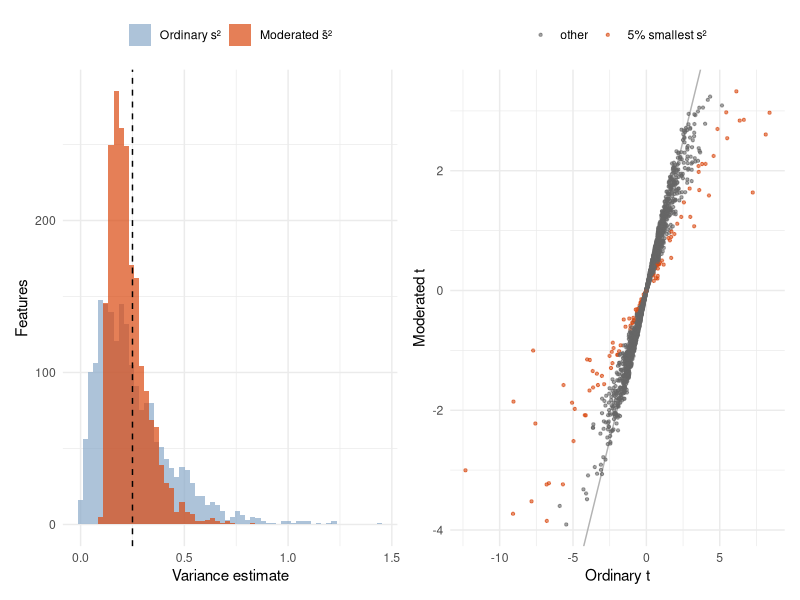
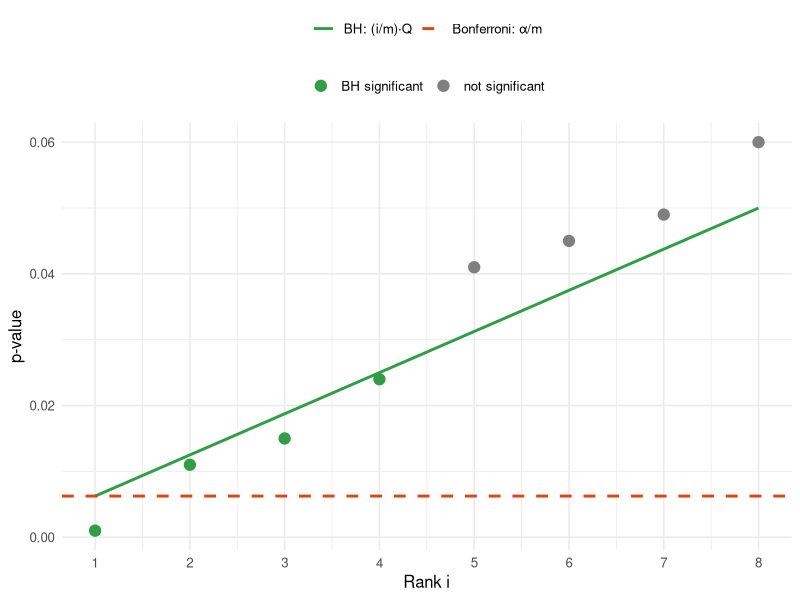
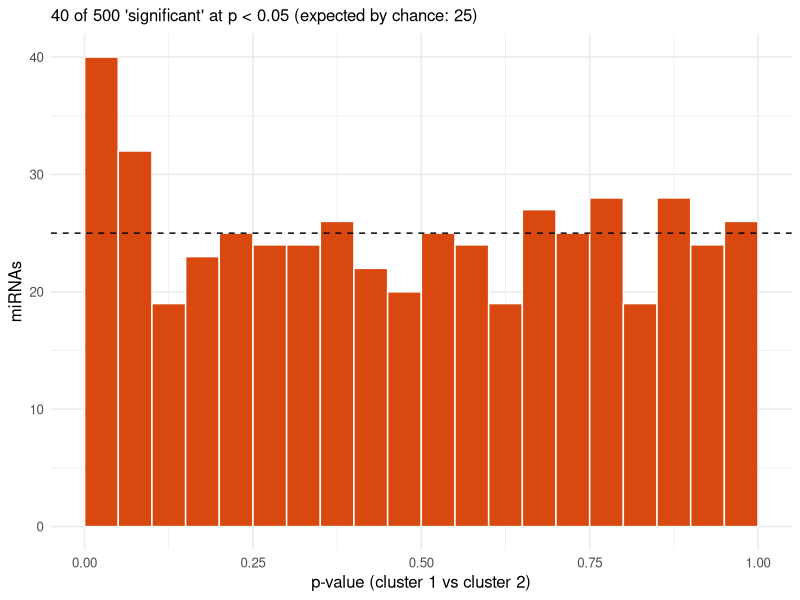

Source code (R) for these figures, in order:
## ---- chunk 1
#| include: false
library(ggplot2)
set.seed(7)
## ---- chunk 2
#| echo: false
#| fig-width: 8
#| fig-height: 3.4
#| fig-cap: "Simulation: 2,000 features with NO true difference, 3 vs 3 samples. Left: the ordinary variance estimates scatter wildly around the true variance (dashed); moderated estimates are pulled toward the common value. Right: features with a randomly tiny s² get extreme ordinary t-values; the moderated t removes most of them."
G <- 2000; n <- 3; d <- 2 * n - 2
x1 <- matrix(rnorm(G * n, 0, 0.5), G); x2 <- matrix(rnorm(G * n, 0, 0.5), G)
diffm <- rowMeans(x1) - rowMeans(x2)
s2 <- (apply(x1, 1, var) + apply(x2, 1, var)) / 2
d0 <- 4; s02 <- median(s2)
s2t <- (d0 * s02 + d * s2) / (d0 + d)
t_ord <- diffm / sqrt(s2 * (2 / n)); t_mod <- diffm / sqrt(s2t * (2 / n))
v <- rbind(data.frame(type = "Ordinary s²", value = s2),
           data.frame(type = "Moderated s̃²", value = s2t))
v$type <- factor(v$type, levels = c("Ordinary s²", "Moderated s̃²"))
p1 <- ggplot(v, aes(value, fill = type)) +
  geom_histogram(bins = 60, alpha = 0.7, position = "identity") +
  geom_vline(xintercept = 0.25, linetype = "dashed") +
  scale_fill_manual(values = c("#8aa9c8", "#d9480f"), name = NULL) +
  labs(x = "Variance estimate", y = "Features") +
  theme_minimal(base_size = 11) + theme(legend.position = "top")
tt <- data.frame(ordinary = t_ord, moderated = t_mod, tiny = s2 < quantile(s2, 0.05))
p2 <- ggplot(tt, aes(ordinary, moderated, colour = tiny)) +
  geom_abline(colour = "grey70") +
  geom_point(size = 0.8, alpha = 0.6) +
  scale_colour_manual(values = c("grey40", "#d9480f"), labels = c("other", "5% smallest s²"), name = NULL) +
  labs(x = "Ordinary t", y = "Moderated t") +
  theme_minimal(base_size = 11) + theme(legend.position = "top")
if (requireNamespace("patchwork", quietly = TRUE)) {
  print(patchwork::wrap_plots(p1, p2))
} else {
  print(p1); print(p2)
}
## ---- chunk 3
#| echo: false
#| fig-width: 7
#| fig-height: 3.6
#| fig-cap: "The same 8 p-values against the two rules. BH's threshold (green) rises with rank; Bonferroni's (red) is flat at α/m."
bh <- data.frame(rank = 1:8, p = c(0.001, 0.011, 0.015, 0.024, 0.041, 0.045, 0.049, 0.060))
bh$sig <- ifelse(bh$rank <= 4, "BH significant", "not significant")
ggplot(bh, aes(rank, p)) +
  geom_line(aes(y = rank / 8 * 0.05, linetype = "BH: (i/m)·Q"), colour = "#2f9e44", linewidth = 1) +
  geom_hline(aes(yintercept = 0.05 / 8, linetype = "Bonferroni: α/m"), colour = "#d9480f", linewidth = 1) +
  geom_point(aes(colour = sig), size = 3.5) +
  scale_colour_manual(values = c("#2f9e44", "grey50"), name = NULL) +
  scale_linetype_manual(values = c("solid", "dashed"), name = NULL) +
  scale_x_continuous(breaks = 1:8) +
  labs(x = "Rank i", y = "p-value") +
  theme_minimal(base_size = 12) + theme(legend.position = "top", legend.box = "vertical")
## ---- chunk 4
#| echo: false
#| fig-width: 7
#| fig-height: 3.3
#| fig-cap: "Pure noise: 500 'miRNAs' in 30 samples with no real groups. Cluster the samples into two groups, then t-test every miRNA between those clusters. Under the null the p-values should be flat (dashed line); instead they pile up near zero."
X <- matrix(rnorm(30 * 500), nrow = 30)
cl <- cutree(hclust(dist(X), method = "complete"), k = 2)
if (min(table(cl)) < 3) cl <- kmeans(X, 2)$cluster
pv <- apply(X, 2, function(g) t.test(g[cl == 1], g[cl == 2])$p.value)
ggplot(data.frame(p = pv), aes(p)) +
  geom_histogram(breaks = seq(0, 1, 0.05), fill = "#d9480f", colour = "white") +
  geom_hline(yintercept = 500 / 20, linetype = "dashed") +
  labs(x = "p-value (cluster 1 vs cluster 2)", y = "miRNAs",
       subtitle = paste0(sum(pv < 0.05), " of 500 'significant' at p < 0.05 (expected by chance: 25)")) +
  theme_minimal(base_size = 12)
